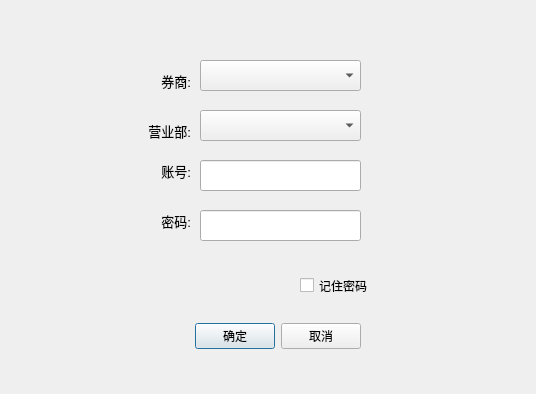
<?xml version="1.0" encoding="UTF-8"?>
<ui version="4.0">
 <class>broker_cfg_dlg</class>
 <widget class="QDialog" name="broker_cfg_dlg">
  <property name="geometry">
   <rect>
    <x>0</x>
    <y>0</y>
    <width>536</width>
    <height>394</height>
   </rect>
  </property>
  <property name="windowTitle">
   <string>证券登录</string>
  </property>
  <widget class="QWidget" name="layoutWidget">
   <property name="geometry">
    <rect>
     <x>60</x>
     <y>320</y>
     <width>301</width>
     <height>33</height>
    </rect>
   </property>
   <layout class="QHBoxLayout">
    <property name="spacing">
     <number>6</number>
    </property>
    <property name="leftMargin">
     <number>0</number>
    </property>
    <property name="topMargin">
     <number>0</number>
    </property>
    <property name="rightMargin">
     <number>0</number>
    </property>
    <property name="bottomMargin">
     <number>0</number>
    </property>
    <item>
     <spacer>
      <property name="orientation">
       <enum>Qt::Horizontal</enum>
      </property>
      <property name="sizeHint" stdset="0">
       <size>
        <width>131</width>
        <height>31</height>
       </size>
      </property>
     </spacer>
    </item>
    <item>
     <widget class="QPushButton" name="okButton">
      <property name="text">
       <string>确定</string>
      </property>
     </widget>
    </item>
    <item>
     <widget class="QPushButton" name="cancelButton">
      <property name="text">
       <string>取消</string>
      </property>
     </widget>
    </item>
   </layout>
  </widget>
  <widget class="QLabel" name="label_12">
   <property name="geometry">
    <rect>
     <x>120</x>
     <y>160</y>
     <width>71</width>
     <height>21</height>
    </rect>
   </property>
   <property name="font">
    <font>
     <pointsize>10</pointsize>
    </font>
   </property>
   <property name="text">
    <string>账号:</string>
   </property>
   <property name="alignment">
    <set>Qt::AlignRight|Qt::AlignTrailing|Qt::AlignVCenter</set>
   </property>
  </widget>
  <widget class="QLineEdit" name="le_account">
   <property name="geometry">
    <rect>
     <x>200</x>
     <y>160</y>
     <width>161</width>
     <height>31</height>
    </rect>
   </property>
  </widget>
  <widget class="QLabel" name="label_13">
   <property name="geometry">
    <rect>
     <x>120</x>
     <y>210</y>
     <width>71</width>
     <height>21</height>
    </rect>
   </property>
   <property name="font">
    <font>
     <pointsize>10</pointsize>
    </font>
   </property>
   <property name="text">
    <string>密码:</string>
   </property>
   <property name="alignment">
    <set>Qt::AlignRight|Qt::AlignTrailing|Qt::AlignVCenter</set>
   </property>
  </widget>
  <widget class="QLineEdit" name="le_pwd">
   <property name="geometry">
    <rect>
     <x>200</x>
     <y>210</y>
     <width>161</width>
     <height>31</height>
    </rect>
   </property>
  </widget>
  <widget class="QComboBox" name="cb_broker">
   <property name="geometry">
    <rect>
     <x>200</x>
     <y>60</y>
     <width>161</width>
     <height>31</height>
    </rect>
   </property>
  </widget>
  <widget class="QLabel" name="label_14">
   <property name="geometry">
    <rect>
     <x>120</x>
     <y>70</y>
     <width>71</width>
     <height>21</height>
    </rect>
   </property>
   <property name="font">
    <font>
     <pointsize>10</pointsize>
    </font>
   </property>
   <property name="text">
    <string>券商:</string>
   </property>
   <property name="alignment">
    <set>Qt::AlignRight|Qt::AlignTrailing|Qt::AlignVCenter</set>
   </property>
  </widget>
  <widget class="QComboBox" name="cb_department">
   <property name="geometry">
    <rect>
     <x>200</x>
     <y>110</y>
     <width>161</width>
     <height>31</height>
    </rect>
   </property>
  </widget>
  <widget class="QLabel" name="label_15">
   <property name="geometry">
    <rect>
     <x>120</x>
     <y>120</y>
     <width>71</width>
     <height>21</height>
    </rect>
   </property>
   <property name="font">
    <font>
     <pointsize>10</pointsize>
    </font>
   </property>
   <property name="text">
    <string>营业部:</string>
   </property>
   <property name="alignment">
    <set>Qt::AlignRight|Qt::AlignTrailing|Qt::AlignVCenter</set>
   </property>
  </widget>
  <widget class="QCheckBox" name="cbox_remenberpwd">
   <property name="geometry">
    <rect>
     <x>300</x>
     <y>270</y>
     <width>131</width>
     <height>31</height>
    </rect>
   </property>
   <property name="text">
    <string>记住密码</string>
   </property>
  </widget>
 </widget>
 <resources/>
 <connections>
  <connection>
   <sender>cancelButton</sender>
   <signal>clicked()</signal>
   <receiver>broker_cfg_dlg</receiver>
   <slot>reject()</slot>
   <hints>
    <hint type="sourcelabel">
     <x>369</x>
     <y>253</y>
    </hint>
    <hint type="destinationlabel">
     <x>179</x>
     <y>282</y>
    </hint>
   </hints>
  </connection>
 </connections>
</ui>
